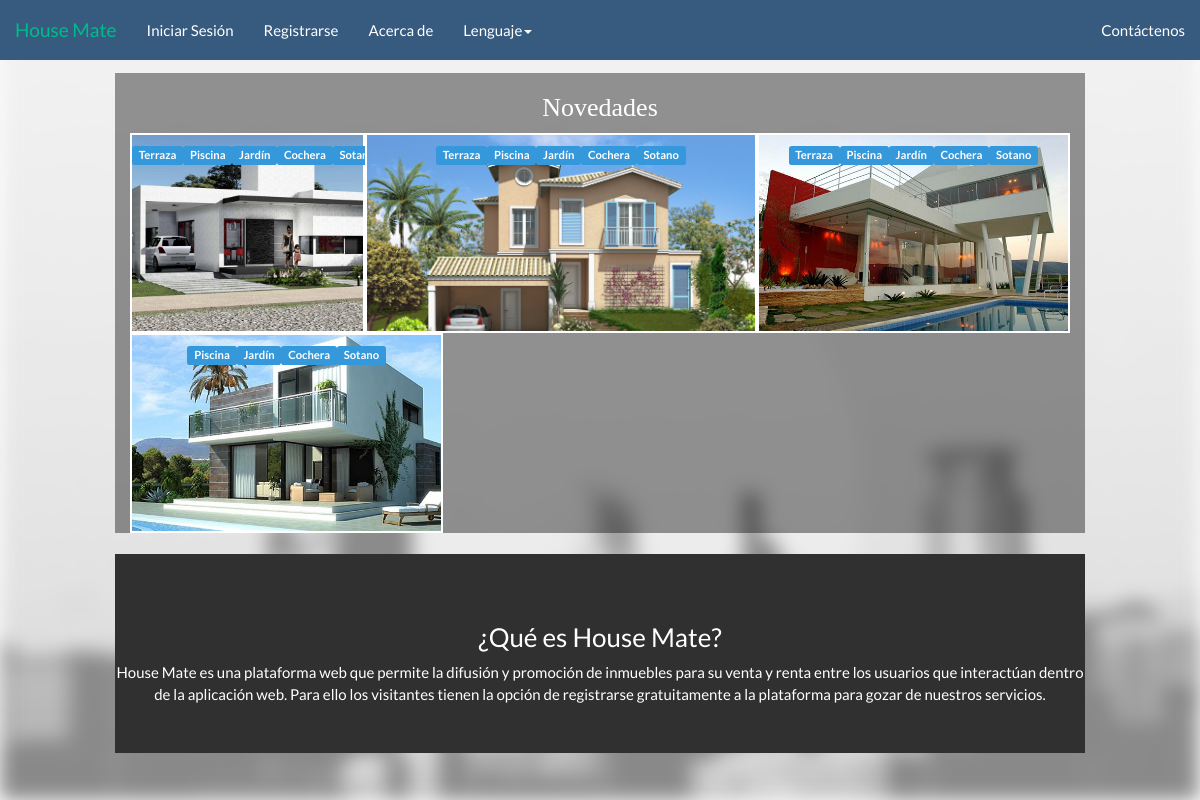
Page /HouseMate2_2/index.php on the committed database.
### tables this page shows
CREATE TABLE IF NOT EXISTS `inmueble` (
  `IdInmueble` varchar(5) NOT NULL,
  `Dueno` varchar(5) DEFAULT NULL,
  `Direccion` varchar(140) NOT NULL,
  `Descripcion` varchar(140) NOT NULL,
  `VentaRenta` int(1) NOT NULL,
  `Tipopropiedad` int(1) NOT NULL,
  `Precio` varchar(20) NOT NULL,
  `Imagen` varchar(100) NOT NULL,
  `DescDire` text,
  `estado` varchar(1) NOT NULL,
  `areadeterreno` varchar(15) NOT NULL,
  `areadeconstruc` varchar(15) NOT NULL,
  `aprovado` varchar(1) NOT NULL,
  `age` varchar(2) NOT NULL,
  `valuo1` varchar(15) NOT NULL,
  `valuo2` varchar(15) NOT NULL,
  `total` varchar(20) NOT NULL,
  `remaining` varchar(2) NOT NULL,
  `perito` varchar(5) NOT NULL
);

CREATE TABLE IF NOT EXISTS `etiqueta` (
  `IdEtiqueta` varchar(5) NOT NULL,
  `Idinmueble` varchar(5) NOT NULL,
  `Netiqueta` int(5) NOT NULL,
  `Valor` varchar(50) NOT NULL
);

### HouseMate2_2/Call/Lenguaje/Idiomas/langes.php (called while the page is built, shortened)
<?php
$lang = array();
$lang['peritada'] = "Peritada";
$lang['denor'] = "Resultado :";
$lang['Constr'] ="Construcción";
$lang['lot'] = "Terreno";
$lang['lotvalue'] = "Valor de terreno";
$lang['builvalue'] = "Valor construcción";
$lang['VU'] = "Valor unitario";
$lang['FE'] = "Estado de conservación";
$lang['FD'] = "Factor depreciación";
$lang['VNR'] = "Valor neto";
$lang['VNR'] = "Valor neto nuevo";
$lang['FFU'] = "Factor funcionalidad";
$lang['VUR'] = "Vida útil remanente";
$lang['ValuoR'] = "Valuar inmueble";
$lang['Valuo'] = "Valuar";
$lang['agev'] = "Vida útil";
$lang['ages'] = "Age";
$lang['age'] = "Edad de construcción";
$lang['NoTa'] = "Tags normales";
$lang['NoTa2'] = "Tags extras";
$lang['are'] = "Área";
$lang['area1'] = "Área de terreno";
$lang['area2'] = "Área construcción";
$lang['esta1'] = "Nuevo";
$lang['esta2'] = "Bueno";
$lang['esta3'] = "Medio";
$lang['esta4'] = "Regular";
$lang['esta5'] = "Reparaciones sencillas";
$lang['esta6'] = "Reparaciones medias";
$lang['esta7'] = "Reparaciones importantes";
$lang['esta8'] = "Reparaciones cruciales";
$lang['esta9'] = "En desecho";
$lang['esta10'] = "Inrreversible";
$lang['ME'] = "Modifciar empresa";
$lang['Titulo'] = "Título";
$lang['TY'] = "No puedes repetir un título";
$lang['Request'] = "Solicitar";
$lang['Start'] = "Inicio";
$lang['Anuncios'] = "Anuncio";
$lang['UpgradeM'] = "Mejorar";
$lang['accept'] = "Aceptar";
$lang['No'] = "Rechazar";
$lang['mensaje'] = "Mensaje";
$lang['YTE'] = "Ya tiene una empresa";
$lang['TE'] = "Tiene una empresa";
$lang['Need'] = "No tengo cuenta";
$lang['Page_title'] = 'House Mate';
$lang['Cuenta'] = 'Registrarse';
$lang['Acerca'] = 'Acerca de';
$lang['Config'] = 'Configuración';
$lang['Informacion'] = 'Información';
$lang['Solicitud'] = "Solicitud";
$lang['Status'] = "Estado";
$lang['aprovado'] = "Aprovado";
$lang['naprovado'] = "No aprovado";
$lang['compose'] = "Enviar";
$lang['nocuentaop'] = "Para poder acceder a estas funciones debes mejorar tu cuenta";
$lang['Aqui'] = "Aqui!!";
$lang['new-empresa'] = " esta interesado en ti";
?>

### HouseMate2_2/Call/Funciones/showme.php (the view, shortened to what this page needs)
<?php
$quero = "SELECT * FROM inmueble ORDER BY IdInmueble DESC LIMIT 12";
$cs = mysql_query($quero);
$end = "";
$count = 0;
$morf = 0;
while($row=mysql_fetch_array($cs))
{
	if($count == 3)
	{
		$end = "";
		$count = 0;
		$morf = 0;
	}
	switch ($morf)
	{
		case 0:
			$end = rand(1,3);
		break;
		case 1:
			$end = rand(2,3);
		break;
		case 2:
			$pro = mt_rand(1,2);
			switch($pro)
			{
				case 2:
					$end = 3;
				break;
			}
		break;
	}
	switch ($end)
	{
		case 1:
	echo "<a href='inmueble.php?IdInmueble=".$row['IdInmueble']."'><div class='cover-card col-sm-3' style='background: url(".$row['Imagen'].") no-repeat center top;background-size:cover;'>
			<h5>";
            $valor = $row['IdInmueble'];
            $formato = mysql_query("Select * From etiqueta where idinmueble ='$valor' ORDER BY `IdEtiqueta` ASC");
                    while($confog = mysql_fetch_array($formato))
                    {
                      if($confog['Netiqueta']>5)
                      {
                        switch($confog['Netiqueta'])
                        {
                        case 6: $varew = $lang['Terraza'];
                        break;
                        case 7: $varew = $lang['Piscinas'];
                        break;
                        case 8: $varew = $lang['Jardines'];
                        break;
                        case 9: $varew = $lang['Cocheras'];
                        break;
                        case 10: $varew = $lang['Sotanos'];
                        break;
                        }
                      echo "<label class='label label-info'>".$varew."</label>";
                      }
                    }
            echo "</h5>
		</div></a>";
		$morf = 1;
		$count++;
		break;
		case 2:
		echo "<a href='inmueble.php?IdInmueble=".$row['IdInmueble']."'><div class='cover-card col-sm-5' href='index.php?IdInmueble='".$row['IdInmueble']."' style='background: url(".$row['Imagen'].") no-repeat center top;background-size:cover;'>
			<h5>";
            $valor = $row['IdInmueble'];
            $formato = mysql_query("Select * From etiqueta where idinmueble ='$valor' ORDER BY `IdEtiqueta` ASC");
                    while($confog = mysql_fetch_array($formato))
                    {
                      if($confog['Netiqueta']>5)
                      {
                        switch($confog['Netiqueta'])
                        {
                        case 6: $varew = $lang['Terraza'];
                        break;
                        case 7: $varew = $lang['Piscinas'];
                        break;
                        case 8: $varew = $lang['Jardines'];
                        break;
                        case 9: $varew = $lang['Cocheras'];
                        break;
                        case 10: $varew = $lang['Sotanos'];
                        break;
                        }
                      echo "<label class='label label-info'>".$varew."</label>";
                      }
                    }
            echo "</h5>
		</div></a>";
		$morf = 2;
		$count++;
		break;
		case 3:echo "<a href='inmueble.php?IdInmueble=".$row['IdInmueble']."'><div class='cover-card col-sm-4' href='index.php?IdInmueble='".$row['IdInmueble']."' style='background: url(".$row['Imagen'].") no-repeat center top;background-size:cover;'>
			<h5>";
            $valor = $row['IdInmueble'];
            $formato = mysql_query("Select * From etiqueta where idinmueble ='$valor' ORDER BY `IdEtiqueta` ASC");
                    while($confog = mysql_fetch_array($formato))
                    {
                      if($confog['Netiqueta']>5)
                      {
                        switch($confog['Netiqueta'])
                        {
                        case 6: $varew = $lang['Terraza'];
                        break;
                        case 7: $varew = $lang['Piscinas'];
                        break;
                        case 8: $varew = $lang['Jardines'];
                        break;
                        case 9: $varew = $lang['Cocheras'];
                        break;
                        case 10: $varew = $lang['Sotanos'];
                        break;
                        }
                        if($confog != 0){
                      echo "<label class='label label-info'>".$varew."</label>";    }
                      }
                    }
            echo "</h5>
		</div></a>";
		$morf = 3;
		$count++;
		break;
	}
}
?>

### HouseMate2_2/css/causa.css (style rules this page uses)
.cover-card { border: 2px solid white; background: silver; padding: 0px; margin: 0px; height:200px; }

### HouseMate2_2/css/estilo.css (style rules this page uses)
body { padding-top:30px; }

### HouseMate2_2/css/parallax.css (style rules this page uses)
html,body,#wrapper { height: 100%; }

### rows in the picture
inmueble: Imagen (picture)
etiqueta: varew "Terraza"
etiqueta: varew "Piscina"
etiqueta: varew "Jardín"
etiqueta: varew "Cochera"
etiqueta: varew "Sotano"
inmueble: Imagen (picture)
etiqueta: varew "Terraza"
etiqueta: varew "Piscina"
etiqueta: varew "Jardín"
etiqueta: varew "Cochera"
etiqueta: varew "Sotano"
inmueble: Imagen (picture)
etiqueta: varew "Terraza"
etiqueta: varew "Piscina"
etiqueta: varew "Jardín"
etiqueta: varew "Cochera"
etiqueta: varew "Sotano"
inmueble: Imagen (picture)
etiqueta: varew "Piscina"
etiqueta: varew "Jardín"
etiqueta: varew "Cochera"
etiqueta: varew "Sotano"

### other values in the picture
$lang['Iniciar-Sesion'] "Iniciar Sesión"
$lang['Cuenta'] "Registrarse"
$lang['Acerca'] "Acerca de"
$lang['Idioma'] "Lenguaje"
$lang['Contactenos'] "Contáctenos"
$lang['Novedades'] "Novedades"
$lang['QueEs'] "¿Qué es House Mate?"
